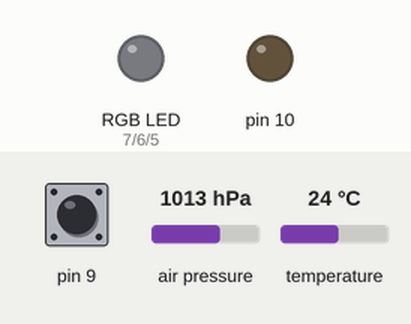
The sketch below on a simulated Arduino Uno, built with avr-gcc and run on an emulated ATmega328P. On the bench: an RGB LED mixed from three pins (HIGH = lit), output pins drawn as LEDs (lit = HIGH). Wiring (inferred from the names in the program): DS1307 clock at I2C address 0x68; BMP180 pressure sensor at I2C address 0x77. Inputs (shaded band) come from the test bench; at power-on: pin 9 HIGH, air pressure 1013 hPa, temperature 24 °C. The local clock reads 2024-03-15 10:24:30 at power-on unless the sketch sets it; storage starts empty; what the sketch prints to the serial monitor is not drawn.

Above: at 1.25 s.
1.3 s: pin 9 pulled LOW for 0.15 s
At 1.8 s:
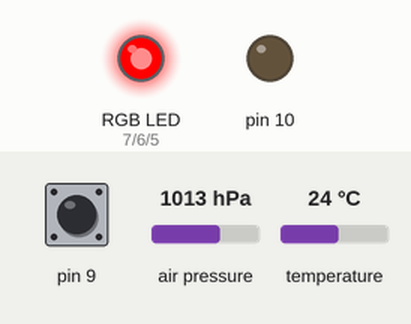
2.9 s: pin 9 driven LOW
6.6 s: air pressure set to 952 hPa
16.0 s: air pressure set to 1048 hPa
Timing chart, 0 to 19.0 s (numbered marks = the images above; inputs shaded):
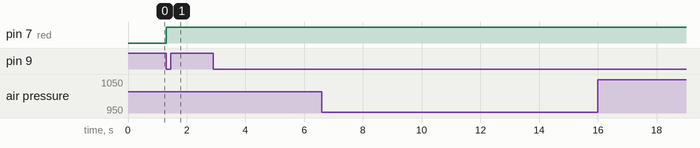

Measured:
- after the input at 1.3 s, pin 6 (green): stays LOW (without the input it goes to HIGH after 1.6 s); pin 7 (red): LOW → HIGH at once

The sketch:

WeatherMonitor.ino
```cpp
// Log air pressure and weather to an SD card. Low power!
#include <SD.h>
#include <Wire.h>
#include "BMP085.h"
#include "RTClib.h"

File logFile;
RTC_DS1307 rtc;
enum {green = 6, blue = 5, red = 7};

void setup()
{
    Serial.begin(38400);

    barometer.readEEPROM();
    barometer.setSLP(30);
    barometer.setOSS(0);

    rtc.begin();

    if(!rtc.isrunning())
    {
        Serial.println("RTC not running!");
        rtc.adjust(DateTime(__DATE__, __TIME__));
    }

    // LED pins
    pinMode(green, OUTPUT);
    pinMode(red, OUTPUT);
    pinMode(blue, OUTPUT);

    // Close file button
    pinMode(9, INPUT_PULLUP);

    // Set the chip select pin
    pinMode(10, OUTPUT);

    // Initialize the SD card
    SD.begin(10);

    // Open the master file thing and write initial data
    logFile = SD.open("weather.txt", FILE_WRITE);

    if(!logFile)
    {
        Serial.println("Error opening file for initial write!");
    }
    else
    {
    }

}

void loop()
{
    static unsigned long timestamp = 0, hbTimestamp = 0;
    int hbPeriod = 5;
    static int hb = 0, hbDir = 1;
    static bool writeData = false;

    // Process LEDs
    if(logFile && ~writeData)
    {
        digitalWrite(red, LOW);
        analogWrite(blue, 0);
        analogWrite(green, hb);
    }
    if(logFile && writeData)
    {
        digitalWrite(red, LOW);
        analogWrite(blue, hb);
        analogWrite(green, 0);

        if(millis() - timestamp > 1000)
            writeData = false;
    }
    if(!logFile)
    {
        digitalWrite(red, HIGH);
        analogWrite(blue, 0);
        analogWrite(green, 0);
    }
    if(micros() - hbTimestamp > hbPeriod * 1000)
    {
        // Increase or decrease the PWM period
        hb = hb + hbDir;

        if(hb == 255 || hb == 0)
            hbDir *= -1;

        hbTimestamp = micros();
    }


    // Check for rollover and fix it
    if(timestamp > millis())
    {
        timestamp = millis();
    }

    // Ready to write a new set of data
    if(millis() - timestamp > 5000)
    {
        writeData = true;
        DateTime now = rtc.now();

        // Get new barometer readings
        int i = 0;
        while(i<3)
        {
            i++;
            barometer.updatePTA();
            delay(40);
        }

        Serial.print("Pressure : ");
        Serial.print(barometer.pressure);
        Serial.print(" ");
        Serial.print("Temperature : ");
        Serial.println(barometer.temperature);

        Serial.print(now.year(), DEC);
        Serial.print('/');
        Serial.print(now.month(), DEC);
        Serial.print('/');
        Serial.print(now.day(), DEC);
        Serial.print(' ');
        Serial.print(now.hour(), DEC);
        Serial.print(':');
        Serial.print(now.minute(), DEC);
        Serial.print(':');
        Serial.print(now.second(), DEC);
        Serial.println();

        // Log data to SD card
        logFile.print(now.year(), DEC);
        logFile.print(',');
        logFile.print(now.month(), DEC);
        logFile.print(',');
        logFile.print(now.day(), DEC);
        logFile.print(',');
        logFile.print(now.hour(), DEC);
        logFile.print(',');
        logFile.print(now.minute(), DEC);
        logFile.print(',');
        logFile.print(now.second(), DEC);
        logFile.print(',');
        logFile.print(barometer.pressure);
        logFile.print(",");
        logFile.println(barometer.temperature);

        timestamp = millis();
    }

    // Check if we need to close the file or not
    bool closeFile = digitalRead(9);
    if(closeFile == 0)
    {
        //Close the file since the pin is default pulled high
        logFile.close();
        Serial.println("Closing File");
    }
}
```

BMP085.h
```cpp
/*=====================================================================
 	BMP085 library
 	-------------------------------------------------------------------*/
/*================================================================================

 	Author		: Brandon Riches
 	Date		: August 2013
 	License		: GNU Public License

 	This library interfaces with the BMP085 pressure sensor to return temperature
 	calibrated altitude measurements.

 	Copyright (C) 2013  Brandon Riches

 This program is free software: you can redistribute it and/or modify
 it under the terms of the GNU General Public License as published by
 the Free Software Foundation, either version 3 of the License, or
 (at your option) any later version.

 This program is distributed in the hope that it will be useful,
 but WITHOUT ANY WARRANTY; without even the implied warranty of
 MERCHANTABILITY or FITNESS FOR A PARTICULAR PURPOSE.  See the
 GNU General Public License for more details.

 You should have received a copy of the GNU General Public License
 along with this program.  If not, see <http://www.gnu.org/licenses/>.

 	-----------------------------------------------------------------------------*/
#ifndef OSQ_BMP085_H_INCLUDED
#define OSQ_BMP085_H_INCLUDED

#if ARDUINO >= 100
#include "Arduino.h"
#else
#include "WProgram.h"
#endif

#include <math.h>
#include <Wire.h>

#define BMP085_ADDR	(0x77)

class BMP085
{
public:

    BMP085();

    void updatePTA(void); // Main function

    void readEEPROM();
    void setSLP(double inchesMercury);
    void setOSS(uint8_t OSS);
    void printEEPROM();

    float temperature;
    float altitude;
    float pressure;
    int conversionStep;

    // EEPROM calibration values
    int16_t 		AC1;
    int16_t			AC2;
    int16_t			AC3;
    uint16_t 		AC4;
    uint16_t 		AC5;
    uint16_t		AC6;
    int16_t			_B1;
    int16_t			_B2;
    int16_t			MB;
    int16_t			MC;
    int16_t			MD;

    // Calculated calibration values
    int32_t X1, X2, X3;
    int32_t _B3, _B5, _B6;
    uint32_t _B4, _B7;
    int32_t p;

    int32_t 		UT;
    int32_t			UP;


private:


    void write8(byte reg, byte value);
    uint8_t read8(byte reg);

    uint16_t read16(byte addr);
};

static uint8_t _oversample_setting_  	= 0x00;
static double  SEA_LEVEL_PRESSURE		= 101325.0;
static bool _EEPROM_read_				= false;

BMP085 :: BMP085(void)
{
    conversionStep = 0;
};

void BMP085 :: setSLP(double inchesMercury)
{
    SEA_LEVEL_PRESSURE = inchesMercury * 3386.389;
};

void BMP085 :: setOSS(uint8_t OSS)
{
    _oversample_setting_ = OSS;
}


void BMP085 :: updatePTA(void)
{
    if (!_EEPROM_read_)
    {
        readEEPROM();
    }
    // Call at maximum 39 Hz
    if(conversionStep == 2)
    {
        // Read unconverted pressure
        UP = read16(0xF6);
        UP <<= 8;
        UP |= read8(0xF8);
        UP >>= (8-_oversample_setting_);

        // Calculate true pressure and temperature
        // Do temperature calcs
        X1 = (UT-(int32_t)(AC6))*((int32_t)(AC5))/pow(2,15);
        X2 = ((int32_t)MC * pow(2,11)) / (X1+(int32_t)MD);
        _B5 = X1 + X2;
        temperature = ((int32_t)(_B5) + 8) / pow(2,4);
        temperature /= 10;

        // Do pressure calcs
        _B6 = _B5 - 4000;
        X1 = ((int32_t) _B2 * ( (_B6 * _B6) >>12 )) >> 11;
        X2 = ((int32_t)AC2 * _B6) >> 11;
        X3 = X1 + X2;
        _B3 = ((((int32_t)AC1 * 4 + X3) << _oversample_setting_) + 2) / 4;

        X1 = ((int32_t)AC3 * _B6) >> 13;
        X2 = ((int32_t)_B1 * ((_B6 * _B6) >> 12)) >> 16;
        X3 = ((X1 + X2) + 2) >> 2;
        _B4 = ((uint32_t)AC4 * (uint32_t)(X3 + 32768)) >> 15;
        _B7 = ((uint32_t)UP - _B3) * (uint32_t)( 50000UL >> _oversample_setting_ );

        if (_B7 < 0x80000000)
        {
            p = (_B7 * 2) / _B4;
        }
        else
        {
            p = (_B7 / _B4) * 2;
        }

        X1 = (p >> 8) * (p >> 8);
        X1 = (X1 * 3038) >> 16;
        X2 = (-7357 * p) >> 16;

        p = p + ((X1 + X2 + (int32_t)3791) >> 4);

        // Calculate altitude from pressure
        pressure = p;
        altitude = 44330 * (1.00 - pow(p/SEA_LEVEL_PRESSURE, 1.0/5.255));

        // Set zero to start conversion on this call
        conversionStep = 0;
    }

    if(conversionStep == 1)
    {
        // Read unconverted temp
        UT = read16(0xF6);

        // Request pressure conversion with OSS
        write8(0xF4, 0x34 + (_oversample_setting_ << 6));

        conversionStep++;
    }
    if(conversionStep == 0)
    {
        // Request temperature conversion
        write8(0xF4, 0x2E);
        conversionStep++;
    }


};

void BMP085 :: readEEPROM()
{
    Wire.begin();

    if (read8(0xD0) != 0x55)
    {
        Serial.println("Read did not work");
    }

    AC1 = read16(0xAA);
    AC2 = read16(0xAC);
    AC3 = read16(0xAE);
    AC4 = read16(0xB0);
    AC5 = read16(0xB2);
    AC6 = read16(0xB4);
    _B1 = read16(0xB6);
    _B2 = read16(0xB8);
    MB = read16(0xBA);
    MC = read16(0xBC);
    MD = read16(0xBE);

    if(	(AC1 == 0xFFFF) || (AC2 == 0xFFFF) || (AC3 == 0xFFFF) || (AC4 == 0xFFFF) || (AC5 == 0xFFFF) || (AC6 == 0xFFFF) || (_B1 == 0xFFFF) || (_B2 == 0xFFFF) || (MB == 0xFFFF) || (MC == 0xFFFF) || (MD == 0xFFFF) || (AC1 == 0x0) || (AC2 == 0x0) || (AC3 == 0x0) || (AC4 == 0x0) || (AC5 == 0x0) || (AC6 == 0x0) || (_B1 == 0x0) || (_B2 == 0x0) || (MB == 0x0) || (MC == 0x0) || (MD == 0x0))
    {
        Serial.println("Unable to read EEPROM!! Check your connections!");
        Serial.println("	- Is SDA connected to A4 and SCL to A5?");
        Serial.println("	- Are +5V and GND connected?");
    }
    else
    {
        _EEPROM_read_ = true;
    }

};

void BMP085 :: printEEPROM()
{
    if (!_EEPROM_read_)
    {
        readEEPROM();
    }
    Serial.print("AC1: ");
    Serial.println(AC1);

    Serial.print("AC2: ");
    Serial.println(AC2);

    Serial.print("AC3: ");
    Serial.println(AC3);

    Serial.print("AC4: ");
    Serial.println(AC4);

    Serial.print("AC5: ");
    Serial.println(AC5);

    Serial.print("AC6: ");
    Serial.println(AC6);

    Serial.print("B1: ");
    Serial.println(_B1);

    Serial.print("B2: ");
    Serial.println(_B2);

    Serial.print("MB: ");
    Serial.println(MB);

    Serial.print("MC: ");
    Serial.println(MC);

    Serial.print("MD: ");
    Serial.println(MD);
};

uint16_t BMP085 :: read16(byte addr)
{
    uint16_t value;

    Wire.beginTransmission(BMP085_ADDR);
#if (ARDUINO >= 100)
    Wire.write(addr);
#else
    Wire.send(addr);
#endif
    Wire.endTransmission();

    Wire.beginTransmission(BMP085_ADDR);
    Wire.requestFrom(BMP085_ADDR, 2);
#if (ARDUINO >= 100)
    value = Wire.read(); // receive DATA
    value <<= 8;
    value |= Wire.read(); // receive DATA
#else
    value = Wire.receive(); // receive DATA
    value <<= 8;
    value |= Wire.receive(); // receive DATA
#endif
    Wire.endTransmission(); // end transmission

        return value;
};


void BMP085 :: write8(byte reg, byte value)
{
    Wire.beginTransmission(BMP085_ADDR);
#if ARDUINO >= 100
    Wire.write((uint8_t)reg);
    Wire.write((uint8_t)value);
#else
    Wire.send(reg);
    Wire.send(value);
#endif
    Wire.endTransmission();
};

uint8_t BMP085 :: read8(byte reg)
{
    uint8_t value;

    Wire.beginTransmission(BMP085_ADDR);
#if ARDUINO >= 100
    Wire.write((uint8_t)reg);
#else
    Wire.send(reg);
#endif
    Wire.endTransmission();
    Wire.requestFrom((byte)BMP085_ADDR, (byte)1);
#if ARDUINO >= 100
    value = Wire.read();
#else
    value = Wire.receive();
#endif
    Wire.endTransmission();

    return value;
};

BMP085 barometer;

#endif // OSQ_BMP085_H_INCLUDED
```

RTClib.cpp
```cpp
// Code by JeeLabs http://news.jeelabs.org/code/
// Released to the public domain! Enjoy!

#include <Wire.h>
#include "RTClib.h"
#ifdef __AVR__
 #include <avr/pgmspace.h>
 #define WIRE Wire
#else
 #define PROGMEM
 #define pgm_read_byte(addr) (*(const unsigned char *)(addr))
 #define WIRE Wire1
#endif

#define DS1307_ADDRESS 0x68
#define SECONDS_PER_DAY 86400L

#define SECONDS_FROM_1970_TO_2000 946684800

#if (ARDUINO >= 100)
 #include <Arduino.h> // capital A so it is error prone on case-sensitive filesystems
#else
 #include <WProgram.h>
#endif

////////////////////////////////////////////////////////////////////////////////
// utility code, some of this could be exposed in the DateTime API if needed

const uint8_t daysInMonth [] PROGMEM = { 31,28,31,30,31,30,31,31,30,31,30,31 };

// number of days since 2000/01/01, valid for 2001..2099
static uint16_t date2days(uint16_t y, uint8_t m, uint8_t d) {
    if (y >= 2000)
        y -= 2000;
    uint16_t days = d;
    for (uint8_t i = 1; i < m; ++i)
        days += pgm_read_byte(daysInMonth + i - 1);
    if (m > 2 && y % 4 == 0)
        ++days;
    return days + 365 * y + (y + 3) / 4 - 1;
}

static long time2long(uint16_t days, uint8_t h, uint8_t m, uint8_t s) {
    return ((days * 24L + h) * 60 + m) * 60 + s;
}

////////////////////////////////////////////////////////////////////////////////
// DateTime implementation - ignores time zones and DST changes
// NOTE: also ignores leap seconds, see http://en.wikipedia.org/wiki/Leap_second

DateTime::DateTime (uint32_t t) {
  t -= SECONDS_FROM_1970_TO_2000;    // bring to 2000 timestamp from 1970

    ss = t % 60;
    t /= 60;
    mm = t % 60;
    t /= 60;
    hh = t % 24;
    uint16_t days = t / 24;
    uint8_t leap;
    for (yOff = 0; ; ++yOff) {
        leap = yOff % 4 == 0;
        if (days < 365 + leap)
            break;
        days -= 365 + leap;
    }
    for (m = 1; ; ++m) {
        uint8_t daysPerMonth = pgm_read_byte(daysInMonth + m - 1);
        if (leap && m == 2)
            ++daysPerMonth;
        if (days < daysPerMonth)
            break;
        days -= daysPerMonth;
    }
    d = days + 1;
}

DateTime::DateTime (uint16_t year, uint8_t month, uint8_t day, uint8_t hour, uint8_t min, uint8_t sec) {
    if (year >= 2000)
        year -= 2000;
    yOff = year;
    m = month;
    d = day;
    hh = hour;
    mm = min;
    ss = sec;
}

static uint8_t conv2d(const char* p) {
    uint8_t v = 0;
    if ('0' <= *p && *p <= '9')
        v = *p - '0';
    return 10 * v + *++p - '0';
}

// A convenient constructor for using "the compiler's time":
//   DateTime now (__DATE__, __TIME__);
// NOTE: using PSTR would further reduce the RAM footprint
DateTime::DateTime (const char* date, const char* time) {
    // sample input: date = "Dec 26 2009", time = "12:34:56"
    yOff = conv2d(date + 9);
    // Jan Feb Mar Apr May Jun Jul Aug Sep Oct Nov Dec
    switch (date[0]) {
        case 'J': m = date[1] == 'a' ? 1 : m = date[2] == 'n' ? 6 : 7; break;
        case 'F': m = 2; break;
        case 'A': m = date[2] == 'r' ? 4 : 8; break;
        case 'M': m = date[2] == 'r' ? 3 : 5; break;
        case 'S': m = 9; break;
        case 'O': m = 10; break;
        case 'N': m = 11; break;
        case 'D': m = 12; break;
    }
    d = conv2d(date + 4);
    hh = conv2d(time);
    mm = conv2d(time + 3);
    ss = conv2d(time + 6);
}

uint8_t DateTime::dayOfWeek() const {
    uint16_t day = date2days(yOff, m, d);
    return (day + 6) % 7; // Jan 1, 2000 is a Saturday, i.e. returns 6
}

uint32_t DateTime::unixtime(void) const {
  uint32_t t;
  uint16_t days = date2days(yOff, m, d);
  t = time2long(days, hh, mm, ss);
  t += SECONDS_FROM_1970_TO_2000;  // seconds from 1970 to 2000

  return t;
}

////////////////////////////////////////////////////////////////////////////////
// RTC_DS1307 implementation

static uint8_t bcd2bin (uint8_t val) { return val - 6 * (val >> 4); }
static uint8_t bin2bcd (uint8_t val) { return val + 6 * (val / 10); }

uint8_t RTC_DS1307::begin(void) {
  return 1;
}


#if (ARDUINO >= 100)

uint8_t RTC_DS1307::isrunning(void) {
  WIRE.beginTransmission(DS1307_ADDRESS);
  WIRE.write(0);
  WIRE.endTransmission();

  WIRE.requestFrom(DS1307_ADDRESS, 1);
  uint8_t ss = WIRE.read();
  return !(ss>>7);
}

void RTC_DS1307::adjust(const DateTime& dt) {
    WIRE.beginTransmission(DS1307_ADDRESS);
    WIRE.write(0);
    WIRE.write(bin2bcd(dt.second()));
    WIRE.write(bin2bcd(dt.minute()));
    WIRE.write(bin2bcd(dt.hour()));
    WIRE.write(bin2bcd(0));
    WIRE.write(bin2bcd(dt.day()));
    WIRE.write(bin2bcd(dt.month()));
    WIRE.write(bin2bcd(dt.year() - 2000));
    WIRE.write(0);
    WIRE.endTransmission();
}

DateTime RTC_DS1307::now() {
  WIRE.beginTransmission(DS1307_ADDRESS);
  WIRE.write(0);
  WIRE.endTransmission();

  WIRE.requestFrom(DS1307_ADDRESS, 7);
  uint8_t ss = bcd2bin(WIRE.read() & 0x7F);
  uint8_t mm = bcd2bin(WIRE.read());
  uint8_t hh = bcd2bin(WIRE.read());
  WIRE.read();
  uint8_t d = bcd2bin(WIRE.read());
  uint8_t m = bcd2bin(WIRE.read());
  uint16_t y = bcd2bin(WIRE.read()) + 2000;

  return DateTime (y, m, d, hh, mm, ss);
}

#else

uint8_t RTC_DS1307::isrunning(void) {
  WIRE.beginTransmission(DS1307_ADDRESS);
  WIRE.send(0);
  WIRE.endTransmission();

  WIRE.requestFrom(DS1307_ADDRESS, 1);
  uint8_t ss = WIRE.receive();
  return !(ss>>7);
}

void RTC_DS1307::adjust(const DateTime& dt) {
    WIRE.beginTransmission(DS1307_ADDRESS);
    WIRE.send(0);
    WIRE.send(bin2bcd(dt.second()));
    WIRE.send(bin2bcd(dt.minute()));
    WIRE.send(bin2bcd(dt.hour()));
    WIRE.send(bin2bcd(0));
    WIRE.send(bin2bcd(dt.day()));
    WIRE.send(bin2bcd(dt.month()));
    WIRE.send(bin2bcd(dt.year() - 2000));
    WIRE.send(0);
    WIRE.endTransmission();
}

DateTime RTC_DS1307::now() {
  WIRE.beginTransmission(DS1307_ADDRESS);
  WIRE.send(0);
  WIRE.endTransmission();

  WIRE.requestFrom(DS1307_ADDRESS, 7);
  uint8_t ss = bcd2bin(WIRE.receive() & 0x7F);
  uint8_t mm = bcd2bin(WIRE.receive());
  uint8_t hh = bcd2bin(WIRE.receive());
  WIRE.receive();
  uint8_t d = bcd2bin(WIRE.receive());
  uint8_t m = bcd2bin(WIRE.receive());
  uint16_t y = bcd2bin(WIRE.receive()) + 2000;

  return DateTime (y, m, d, hh, mm, ss);
}

#endif


////////////////////////////////////////////////////////////////////////////////
// RTC_Millis implementation

long RTC_Millis::offset = 0;

void RTC_Millis::adjust(const DateTime& dt) {
    offset = dt.unixtime() - millis() / 1000;
}

DateTime RTC_Millis::now() {
  return (uint32_t)(offset + millis() / 1000);
}

////////////////////////////////////////////////////////////////////////////////
```

Source omitted: RTClib.h (1578 bytes)
